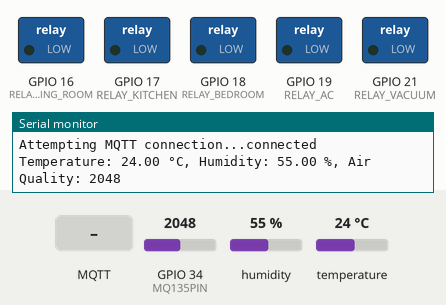
This sketch was run on a simulated ESP32. Shown: switched loads named in the sketch (green lamp = pin HIGH), the last lines printed to the serial monitor. The inputs (shaded band) are chosen by the test bench; at power-on: GPIO 34 (MQ135PIN) = 2048, humidity 55 %, temperature 24 °C. WiFi joins after 1.5 s; servers stay silent unless stated; random numbers use the default seed unless the sketch sets one; no MQTT or app messages arrive unless stated.

Above: at 2.7 s.
2.8 s: MQTT message "1" arrives on the first subscribed topic
At 3.7 s:
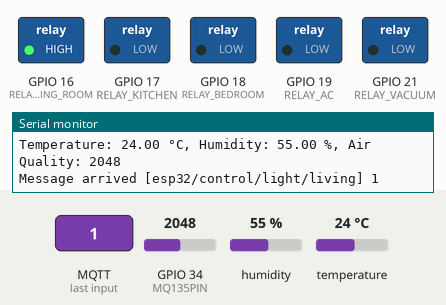
4.3 s: MQTT message "1" arrives on the second subscribed topic
At 4.8 s:
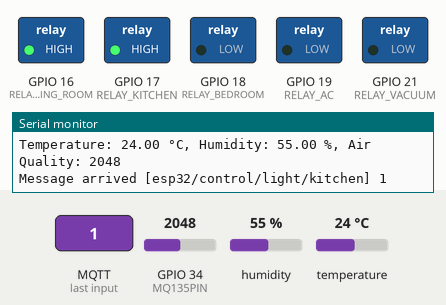
5.8 s: MQTT message "on" arrives on the first subscribed topic
At 7.0 s:
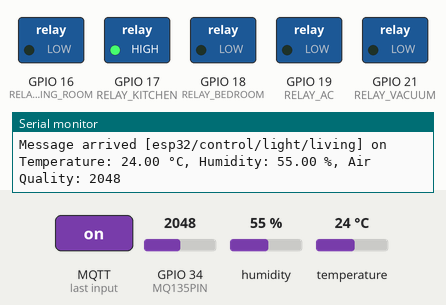
7.3 s: MQTT message "1" arrives on the third subscribed topic
At 8.3 s:
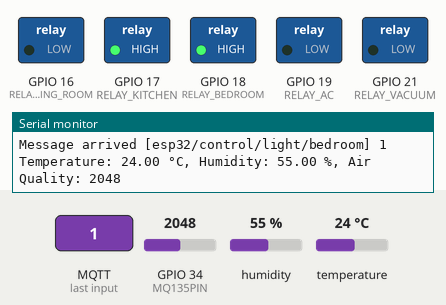
8.8 s: MQTT message "on" arrives on the second subscribed topic
At 9.5 s:
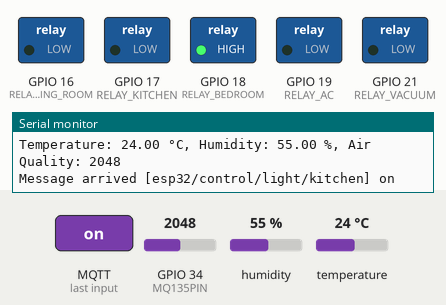
10.3 s: MQTT message "0" arrives on the third subscribed topic
At 10.6 s:
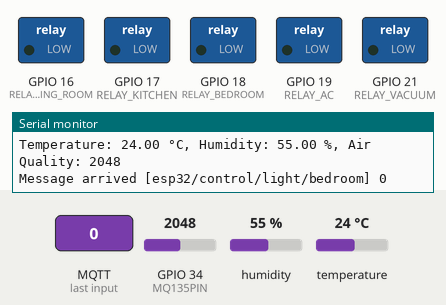
Timing chart, 0 to 12.8 s (numbered marks = the images above; inputs shaded):
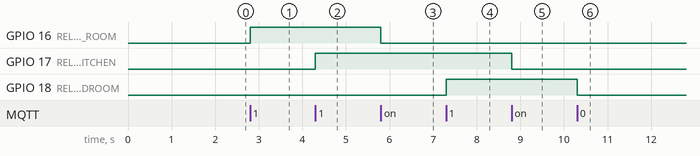

The sketch:

main.ino
```cpp
#include <WiFi.h>
#include <PubSubClient.h>
#include <DHT.h>
#include <ArduinoJson.h>

// WiFi credentials
const char* ssid = "JARVIS";
const char* password = "jarvis$100";

// MQTT Broker settings
const char* mqtt_server = "192.168.43.4";  // IP of your Windows PC running Mosquitto
const int mqtt_port = 1883;
const char* mqtt_username = ""; // If you set up authentication
const char* mqtt_password = ""; // If you set up authentication

// DHT11 sensor
#define DHTPIN 4      // Digital pin connected to the DHT sensor
#define DHTTYPE DHT11 // DHT 11
DHT dht(DHTPIN, DHTTYPE);

// MQ135 Air Quality Sensor
#define MQ135PIN 34   // Analog pin connected to MQ135

// Relay pins
#define RELAY_LIVING_ROOM 16
#define RELAY_KITCHEN 17
#define RELAY_BEDROOM 18
#define RELAY_AC 19
#define RELAY_VACUUM 21

// MQTT topics
const char* temp_topic = "esp32/temperature";
const char* humidity_topic = "esp32/humidity";
const char* airquality_topic = "esp32/airquality";

// Control topics (commands from server)
const char* light_living_topic = "esp32/control/light/living";
const char* light_kitchen_topic = "esp32/control/light/kitchen";
const char* light_bedroom_topic = "esp32/control/light/bedroom";
const char* ac_topic = "esp32/control/ac";
const char* vacuum_topic = "esp32/control/vacuum";

// Device status topics (reporting back to server)
const char* status_living_topic = "esp32/device/livingRoomLight";
const char* status_kitchen_topic = "esp32/device/kitchenLight";
const char* status_bedroom_topic = "esp32/device/bedroomLight";
const char* status_ac_topic = "esp32/device/airConditioner";
const char* status_vacuum_topic = "esp32/device/robotVacuum";

// Initialize WiFi and MQTT client
WiFiClient espClient;
PubSubClient client(espClient);

// Timing variables
unsigned long lastReadingTime = 0;
const long interval = 2000;  // Read sensors every 2 seconds

void setup_wifi() {
  delay(10);
  Serial.println("Connecting to WiFi...");

  WiFi.begin(ssid, password);

  while (WiFi.status() != WL_CONNECTED) {
    delay(500);
    Serial.print(".");
  }

  Serial.println("");
  Serial.println("WiFi connected");
  Serial.println("IP address: ");
  Serial.println(WiFi.localIP());
}

void reconnect() {
  // Loop until we're reconnected
  while (!client.connected()) {
    Serial.print("Attempting MQTT connection...");

    // Create a random client ID
    String clientId = "ESP32Client-";
    clientId += String(random(0xffff), HEX);

    // Attempt to connect
    if (client.connect(clientId.c_str(), mqtt_username, mqtt_password)) {
      Serial.println("connected");

      // Subscribe to control topics
      client.subscribe(light_living_topic);
      client.subscribe(light_kitchen_topic);
      client.subscribe(light_bedroom_topic);
      client.subscribe(ac_topic);
      client.subscribe(vacuum_topic);

      // Report initial device states
      reportDeviceStates();
    } else {
      Serial.print("failed, rc=");
      Serial.print(client.state());
      Serial.println(" try again in 5 seconds");
      delay(5000);
    }
  }
}

void reportDeviceStates() {
  // Report status of all devices
  client.publish(status_living_topic, digitalRead(RELAY_LIVING_ROOM) == HIGH ? "1" : "0", true);
  client.publish(status_kitchen_topic, digitalRead(RELAY_KITCHEN) == HIGH ? "1" : "0", true);
  client.publish(status_bedroom_topic, digitalRead(RELAY_BEDROOM) == HIGH ? "1" : "0", true);
  client.publish(status_ac_topic, digitalRead(RELAY_AC) == HIGH ? "1" : "0", true);
  client.publish(status_vacuum_topic, digitalRead(RELAY_VACUUM) == HIGH ? "1" : "0", true);
}

void callback(char* topic, byte* payload, unsigned int length) {
  // Convert payload to string
  payload[length] = '\0';
  String message = String((char*)payload);

  Serial.print("Message arrived [");
  Serial.print(topic);
  Serial.print("] ");
  Serial.println(message);

  // Process device control messages
  if (strcmp(topic, light_living_topic) == 0) {
    handleDeviceControl(RELAY_LIVING_ROOM, message, status_living_topic);
  } else if (strcmp(topic, light_kitchen_topic) == 0) {
    handleDeviceControl(RELAY_KITCHEN, message, status_kitchen_topic);
  } else if (strcmp(topic, light_bedroom_topic) == 0) {
    handleDeviceControl(RELAY_BEDROOM, message, status_bedroom_topic);
  } else if (strcmp(topic, ac_topic) == 0) {
    handleDeviceControl(RELAY_AC, message, status_ac_topic);
  } else if (strcmp(topic, vacuum_topic) == 0) {
    handleDeviceControl(RELAY_VACUUM, message, status_vacuum_topic);
  }
}

void handleDeviceControl(int relayPin, String message, const char* statusTopic) {
  if (message == "1") {
    digitalWrite(relayPin, HIGH); // ON
  } else {
    digitalWrite(relayPin, LOW);  // OFF
  }
  // Report the new state back to the server
  client.publish(statusTopic, digitalRead(relayPin) == HIGH ? "1" : "0", true);
}

void setup() {
  Serial.begin(115200);

  // Initialize pins
  pinMode(RELAY_LIVING_ROOM, OUTPUT);
  pinMode(RELAY_KITCHEN, OUTPUT);
  pinMode(RELAY_BEDROOM, OUTPUT);
  pinMode(RELAY_AC, OUTPUT);
  pinMode(RELAY_VACUUM, OUTPUT);

  // Set initial states
  digitalWrite(RELAY_LIVING_ROOM, LOW);
  digitalWrite(RELAY_KITCHEN, LOW);
  digitalWrite(RELAY_BEDROOM, LOW);
  digitalWrite(RELAY_AC, LOW);
  digitalWrite(RELAY_VACUUM, LOW);

  // Setup WiFi
  setup_wifi();

  // Configure MQTT server
  client.setServer(mqtt_server, mqtt_port);
  client.setCallback(callback);

  // Initialize DHT sensor
  dht.begin();

  Serial.println("Setup complete");
}

void loop() {
  // Ensure MQTT connection
  if (!client.connected()) {
    reconnect();
  }
  client.loop();

  // Read sensors at specified interval
  unsigned long currentMillis = millis();
  if (currentMillis - lastReadingTime >= interval) {
    lastReadingTime = currentMillis;

    // Read DHT11 sensor
    float humidity = dht.readHumidity();
    float temperature = dht.readTemperature();

    // Read MQ135 air quality sensor
    int airQualityValue = analogRead(MQ135PIN);

    // Check if readings are valid
    if (isnan(humidity) || isnan(temperature)) {
      Serial.println("Failed to read from DHT sensor!");
    } else {
      // Convert float values to strings with 1 decimal place
      char tempStr[8];
      char humStr[8];
      char airQualityStr[8];

      dtostrf(temperature, 5, 1, tempStr);
      dtostrf(humidity, 5, 1, humStr);
      sprintf(airQualityStr, "%d", airQualityValue);

      // Publish sensor data to MQTT
      client.publish(temp_topic, tempStr);
      client.publish(humidity_topic, humStr);
      client.publish(airquality_topic, airQualityStr);

      // Debug output
      Serial.print("Temperature: ");
      Serial.print(temperature);
      Serial.print(" °C, Humidity: ");
      Serial.print(humidity);
      Serial.print(" %, Air Quality: ");
      Serial.println(airQualityValue);
    }
  }
}
```

Measured:
- after the input at 2.8 s, GPIO 16 (RELAY_LIVING_ROOM): LOW → HIGH at once
- after the input at 4.3 s, GPIO 17 (RELAY_KITCHEN): LOW → HIGH at once
- after the input at 5.8 s, GPIO 16 (RELAY_LIVING_ROOM): HIGH → LOW at once
- after the input at 7.3 s, GPIO 18 (RELAY_BEDROOM): LOW → HIGH at once
- after the input at 8.8 s, GPIO 17 (RELAY_KITCHEN): HIGH → LOW at once
- after the input at 10.3 s, GPIO 18 (RELAY_BEDROOM): HIGH → LOW at once
